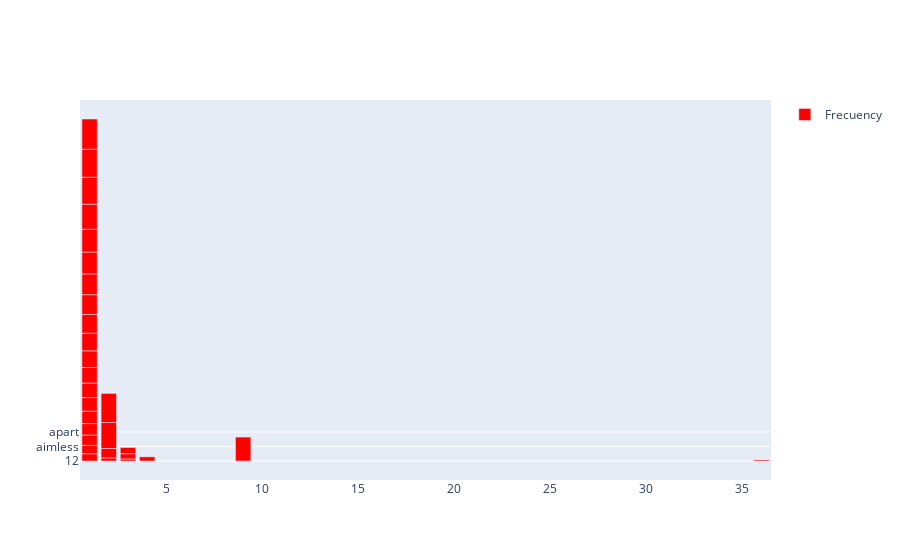

Source (notebook cell):
### Code cell
fig = go.Figure(go.Bar(x=new_term_frequencies[:number_terms], 
                y=count_vectorizer.get_feature_names()[:number_terms], name='Frecuency', showlegend=True,
                             marker={'color': 'red'}, ))
fig.show()

### Figure 1 — Plotly figure (JSON) as saved in the notebook; plotly's stock layout.template omitted (floating-point values rounded to 4 significant figures)
{"data": [{"marker": {"color": "red"}, "name": "Frecuency", "showlegend": true, "type": "bar", "x": [1, 36, 3, 2, 4, 3, 3, 1, 1, 2, 1, 1, 1, 1, 1, 1, 1, 1, 1, 1, 1, 1, 1, 9, 1, 2, 1, 1, 2, 1], "y": ["12", "1973", "1995", "1998", "2005", "70", "70s", "90", "about", "acting", "actions", "actually", "adorable", "aggravating", "aimless", "all", "also", "always", "am", "amazing", "american", "an", "and", "angeles", "any", "anything", "anyway", "anyways", "apart", "app"]}], "layout": {}}
